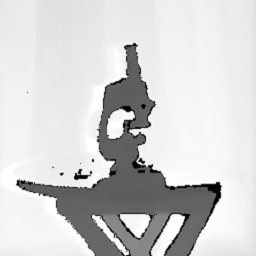
%> input picture Depth.jpg, 256 x 256 px
$ octave EPIQA_Depth.m   (GNU Octave 9; MATLAB toolbox functions it lacks are replaced by stand-ins)
%> lines starting %> are read from the running program, lines starting %| are printed output that depends on the picture
### noisyImageGeneration.m
function [IMG, noisyImage, titleStr, sigmaUpdated, dilationFilterSizeUpdated, erosionFilterSizeUpdated] = ...
    noisyImageGeneration(IMG, mean, sigma, offset, dilationFilterSize, erosionFilterSize, noiseType)
%NOISYIMAGEGENERATION

newlineInAscii1 = [13 10];
spaceInInAscii = 32;
% for printing, newline causes much confusion in matlab and is provided here as an alternative
newline = char(newlineInAscii1);
spaceChar = char(spaceInInAscii);

noiseTypeModes = {
    'gaussian',
    'salt & pepper',
    'localvar',
    'speckle',
    'poisson',
    'motion blur',
    'erosion',
    'dilation',
    'jpg compression blocking effect'
    };

switch (lower(noiseType))
    case char(noiseTypeModes(1))
noisyImage = imnoise(uint8(IMG),'gaussian', mean, sigma);
            %adds Gaussian white noise of mean M and variance V to image I. When unspecified, M and V default to 0 and
            %0.01 respectively.
titleStr = ['Noisy image using Gaussian white noise', newline, 'with sigma =',num2str(sigma)];
sigma = sigma + offset;

    case char(noiseTypeModes(2))
noisyImage = imnoise(uint8(IMG), 'salt & pepper', sigma);
            %adds "salt and pepper" noise to the image I, where sigma is the noise density.  This affects approximately
            %sigma*numel(I) pixels. Default sigma = 0.05.
titleStr = ['Noisy image using Salt & Pepper noise', newline, 'with sigma =',num2str(sigma)];
sigma = sigma + offset;

    case char(noiseTypeModes(3))
imageMask = abs(sigma*randn(size(IMG))); % non-negative
titleStr = ['Noisy image using Gaussian white noise ', newline, '(with noise mask) sigma =',num2str(sigma)];
    % J = imnoise(I,'localvar', V) adds zero-mean, Gaussian white noise of local variance, V, to the image I.
    % V is an array of the same size as I.
noisyImage  = imnoise(uint8(IMG), 'localvar', imageMask);
sigma = sigma + offset;

    case char(noiseTypeModes(4))
noisyImage  = imnoise(uint8(IMG), 'speckle', sigma);
            %adds multiplicative noise to the image I, using the equation J = I + n*I, where n is uniformly distributed random
            %noise with mean 0 and variance V. The default for V is 0.04.
titleStr = ['Noisy Image using multiplicative noise', newline, 'with sigma = ', num2str(sigma)];
sigma = sigma + offset;

    case char(noiseTypeModes(5))
noisyImage  = imnoise(uint8(IMG), 'poisson');
titleStr = ['Noisy Image using poisson'];
IMG = noisyImage;

    case char(noiseTypeModes(6))
PSF = fspecial('motion', 500*sigma, (500*sigma)-5);
noisyImage = imfilter(IMG, PSF, 'symmetric','conv'); % 'conv', 'circular');
titleStr = ['Noisy Image using motion noise', newline, 'with sigma = ', num2str(sigma)];
sigma = sigma + offset;

    case char(noiseTypeModes(7))
erosionFilter = ones(erosionFilterSize, erosionFilterSize);
noisyImage = imerode(IMG, erosionFilter);
titleStr = ['Noisy image using Erosion with filter', newline, 'size =',num2str(erosionFilterSize)];
erosionFilterSize = erosionFilterSize + 1;

    case char(noiseTypeModes(8))
dilationFilter = ones(dilationFilterSize, dilationFilterSize);
noisyImage = imerode(IMG, dilationFilter);
titleStr = ['Noisy image using Dilation with filter', newline, 'size =',num2str(dilationFilterSize)];
dilationFilterSize = dilationFilterSize + 1;

    case char(noiseTypeModes(9))
       dilationFilterSize = 9;
outputFolder = 'outputFiles';
outputFileTarget = 'tmp.jpg';
mkdir(outputFolder);
outputFileTarget = strcat(outputFolder, '\', outputFileTarget);
imwrite(IMG/255, outputFileTarget, 'quality', dilationFilterSize);
noisyImage = double(imread(outputFileTarget));
titleStr = ['Noisy image using jpg compression blocking effect,', newline, 'blocking factor =',num2str(dilationFilterSize)];
% dilationFilterSize = dilationFilterSize + 1;
IMG = noisyImage;
delete(outputFileTarget);


end % END of noise type choice

sigmaUpdated = sigma;
dilationFilterSizeUpdated = dilationFilterSize;
erosionFilterSizeUpdated = erosionFilterSize;

end

### EPIQA_Depth.m
%% 10 IQA metrics would be run on single depth image, which are:
% (1) The Peak Signal to Noise Ratio (PSNR)
% (2) The Signal to Noise Ratio (SNR)
% (3) The Mean-Squared Error (MSE)
% (4) The R-mean-squared error (RMSE)
% (5) The Measure of Enhancement or Enhancement (EME)
% (6) The Structural Similarity (SSIM)
% (7) The Edge-strength Structural Similarity (ESSIM)
% (8) The Non-Shift Edge Based Ratio (NSER)
% (9) The Edge Based Image Quality Assessment (EBIQA)
% (10)The Edge and Pixel-Based Image Quality Assessment (EPIQA)

%%
clear;
%Reading
img=imread('Depth.jpg');
%> img is the input picture: size 256x256x3 uint8; min 0, max 255, mean 209.2
img=rgb2gray(img);%imshow(img);
%> img: size 256x256 uint8
%Adding Noise
saltnoise = imnoise(img,'salt & pepper', 0.1);
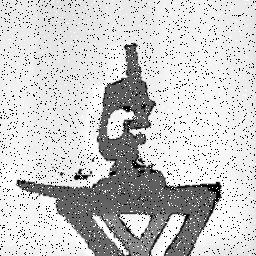
%> saltnoise: size 256x256 uint8; min 0, max 255, mean 200.9
%Plot
% figure('units','normalized','outerposition',[0 0 1 1])
subplot(1,2,1);imshow(img);title('Ref');
subplot(1,2,2);imshow(saltnoise);title('Noise');
%PSNR and SNR between ref and polluted images
[peaksnr, snr] = psnr(saltnoise, img);
%> peaksnr = 13.81; snr = 12.44
fprintf('\n(1)The Peak-SNR (PSNR) value is = %0.4f', peaksnr);
%| (1)The Peak-SNR (PSNR) value is = 13.8051
fprintf('\n(2) The (SNR) value is = %0.4f ', snr);
%| (2) The (SNR) value is = 12.4409
%MSE and RMSE between ref and polluted images
mseerr = immse(saltnoise, img);
%> mseerr = 2707.5
rmseerr=sqrt(mseerr);
%> rmseerr = 52.03
fprintf('\n(3) The mean-squared error (MSE) is = %0.4f', mseerr);
%| (3) The mean-squared error (MSE) is = 2707.5027
fprintf('\n(4) The R-mean-squared error (RMSE) is = %0.4f\n', rmseerr);
%| (4) The R-mean-squared error (RMSE) is = 52.0337
%% EME
% report format characters
newlineInAscii1 = [13 10];spaceInInAscii = 32;
% for printing, newline causes much confusion in matlab and is provided here as an alternative
newline = char(newlineInAscii1); spaceChar = char(spaceInInAscii);
% plot parameters
plotIndex = 1;plotRowSize = 1;plotColSize = 2;
% read the image
% targetFolder = 'images';
IMG = imread('man.jpg');  % IMG : originalImage
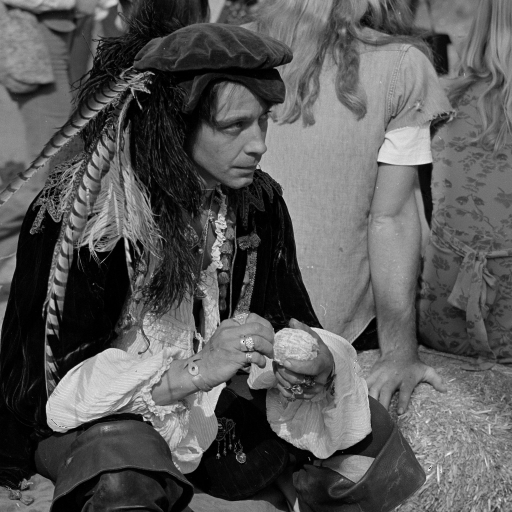
%> input picture man.jpg, 1024 x 1024 px (shown at 1/2 size)
%> IMG is the input picture: size 1024x1024x3 uint8; min 0, max 255, mean 89
% IMG = strcat(targetFolder, '\', IMG);
% IMG = imread(IMG);
IMG = rgb2gray(IMG);IMG = double(IMG);
% noise parameters
sigma = 0.05;
offset = 0.01;
erosionFilterSize = 2;
dilationFilterSize = 2;
meann = 0;
noiseTypeModes = {
    'gaussian',         % [1]
    'salt & pepper',    % [2]
    'localvar',         % [3]
    'speckle',          % [4] (multiplicative noise)
    'poisson',          % [5]
    'motion blur',      % [6]
    'erosion',          % [7]
    'dilation',         % [8]
    };
noiseChosen = 2;
noiseTypeChosen = char(noiseTypeModes(noiseChosen));
originalImage = uint8(IMG);
% plot original
titleStr = 'Original';
% imagePlot( originalImage, plotRowSize, plotColSize, ...
%                     plotIndex, titleStr );
% plotIndex = plotIndex + 1;
%
for i = 1:(plotRowSize*plotColSize)-1
IMG_aforeUpdated = double(IMG);
% backup the previous state just in case it gets updated.
% returns the noise param updates for further corruption
% IMG may be updated as the noisy image for the next round
[IMG, noisyImage, titleStr, sigma, dilationFilterSize, erosionFilterSize] = ...
    noisyImageGeneration(IMG, meann, sigma, offset, dilationFilterSize, erosionFilterSize, noiseTypeChosen);
%> in noisyImageGeneration, `noisyImage = imnoise(uint8(IMG), 'salt & pepper', sigma);`:
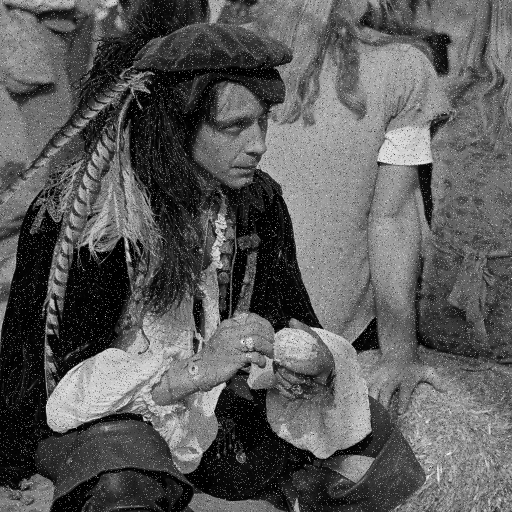
%> noisyImage: size 1024x1024 uint8 (shown at 1/2 size); min 0, max 255, mean 90.9
%> sigma = 0.06; dilationFilterSize = 2; erosionFilterSize = 2
%> (the run ends here)
